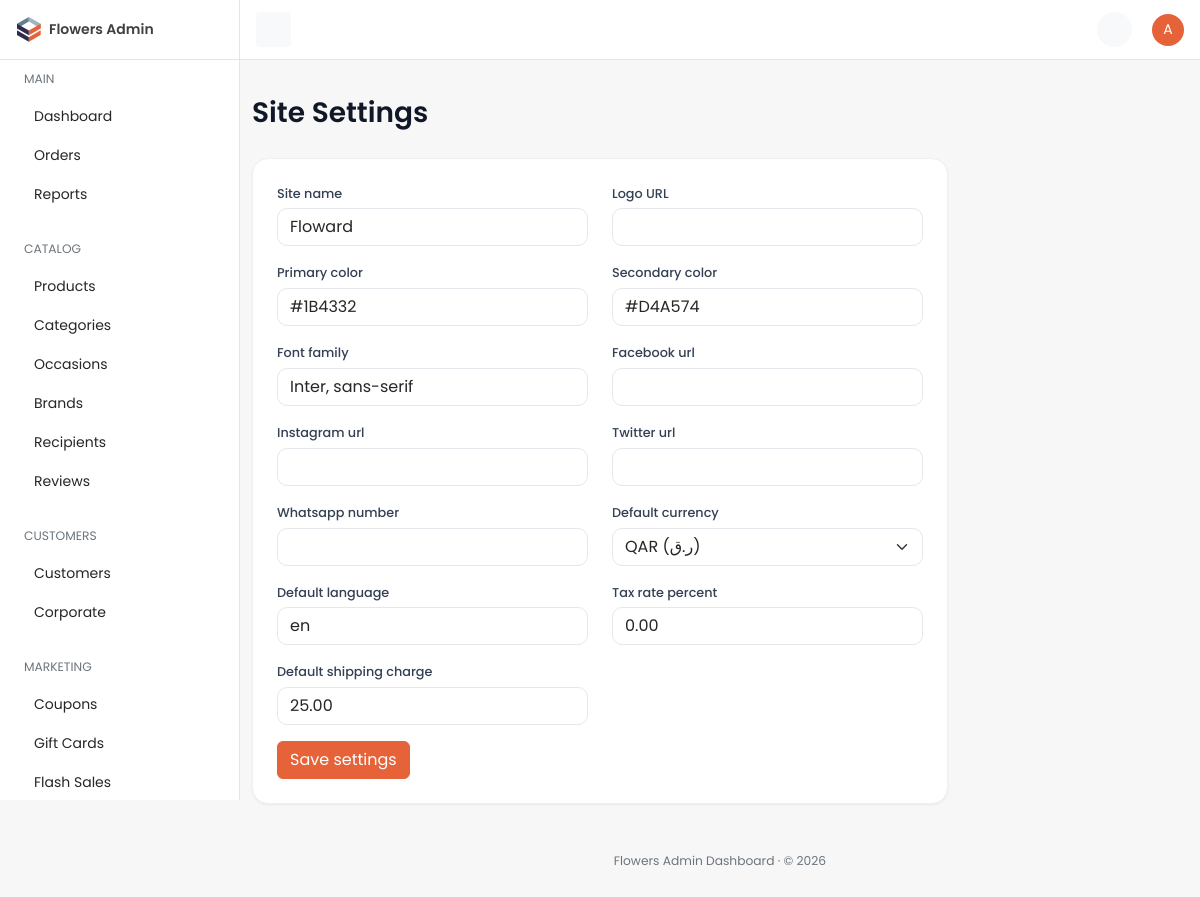
Page /dashboard/settings/ (signed in) on the committed database.
### core/models.py (models this page shows, shortened)
class TimeStampedModel(models.Model):
    created_at = models.DateTimeField(
        auto_now_add=True,
        db_index=True,
        verbose_name="Created at",
        help_text="Timestamp when this record was first created.",
    )
    updated_at = models.DateTimeField(
        auto_now=True,
        db_index=True,
        verbose_name="Updated at",
        help_text="Timestamp when this record was last modified.",
    )
    class Meta:
        abstract = True

class SiteSettings(TimeStampedModel):
    site_name = models.CharField(max_length=120, default="Floward")
    logo_url = models.URLField(blank=True, verbose_name="Logo URL")
    primary_color = models.CharField(max_length=7, default="#1B4332")
    secondary_color = models.CharField(max_length=7, default="#D4A574")
    font_family = models.CharField(max_length=120, default="Inter, sans-serif")
    facebook_url = models.URLField(blank=True)
    instagram_url = models.URLField(blank=True)
    twitter_url = models.URLField(blank=True)
    whatsapp_number = models.CharField(max_length=20, blank=True)
    default_currency = models.ForeignKey(
        Currency,
        on_delete=models.PROTECT,
        null=True,
        blank=True,
        related_name="+",
    )
    default_language = models.CharField(max_length=5, default="en")
    tax_rate_percent = models.DecimalField(max_digits=5, decimal_places=2, default=0)
    default_shipping_charge = models.DecimalField(max_digits=10, decimal_places=2, default=25)
    card_gateway_public_key_env = models.CharField(
        max_length=80,
        default="CARD_GATEWAY_PUBLIC_KEY",
        help_text="Environment variable name for the card gateway public key.",
    )
    qatar_gateway_public_key_env = models.CharField(
        max_length=80,
        default="QATAR_GATEWAY_PUBLIC_KEY",
        blank=True,
    )
    order_email_template_slug = models.CharField(max_length=80, default="order-status")
    whatsapp_template_slug = models.CharField(max_length=80, default="order-whatsapp")
    class Meta:
        verbose_name = "Site settings"
        verbose_name_plural = "Site settings"

### dashboard/views/misc.py (the view)
# urls.py: path("settings/", misc.settings_view, name="settings"),
@dashboard_required
@require_http_methods(["GET", "POST"])
def settings_view(request: HttpRequest) -> HttpResponse:
    instance = SiteSettings.objects.first()
    if request.method == "POST":
        form = forms.SiteSettingsForm(request.POST, instance=instance)
        if form.is_valid():
            form.save()
            messages.success(request, "Settings saved.")
            return redirect("dashboard:settings")
    else:
        form = forms.SiteSettingsForm(instance=instance)
    _style(form)
    return render(
        request,
        "dashboard/settings.html",
        {"nav_section": "settings", "page_title": "Settings", "form": form},
    )

### dashboard/forms.py
class SiteSettingsForm(forms.ModelForm):
    class Meta:
        model = SiteSettings
        fields = [
            "site_name",
            "logo_url",
            "primary_color",
            "secondary_color",
            "font_family",
            "facebook_url",
            "instagram_url",
            "twitter_url",
            "whatsapp_number",
            "default_currency",
            "default_language",
            "tax_rate_percent",
            "default_shipping_charge",
        ]

### cart/selectors.py (called while the page is built)
def get_cart_for_request(*, request: HttpRequest) -> Optional[Cart]:
    if hasattr(request, _CART_CACHE_ATTR):
        return getattr(request, _CART_CACHE_ATTR)
    if not request.session.session_key:
        request.session.create()
    session_key = request.session.session_key
    cart = None
    if request.user.is_authenticated and hasattr(request.user, "customer_profile"):
        cart = (
            Cart.objects.filter(customer_profile=request.user.customer_profile)
            .select_related("currency", "destination_city")
            .first()
        )
    if cart is None:
        cart = (
            Cart.objects.filter(session_key=session_key)
            .select_related("currency", "destination_city")
            .first()
        )
    setattr(request, _CART_CACHE_ATTR, cart)
    return cart

def get_cart_item_count(*, cart: Cart | None) -> int:
    if cart is None:
        return 0
    total = CartItem.objects.filter(cart=cart).aggregate(total=Sum("quantity"))["total"]
    return int(total or 0)

def get_cart_count(*, request: HttpRequest) -> int:
    cart = get_cart_for_request(request=request)
    return get_cart_item_count(cart=cart)

def get_wishlist_count(*, request: HttpRequest) -> int:
    return len(request.session.get("wishlist_ids", []))

### catalog/selectors.py (called while the page is built)
def get_category_tree() -> list:
    from catalog.models import Category
    cached = cache.get(CATEGORY_TREE_CACHE_KEY)
    if cached is not None:
        return cached
    tree = list(
        Category.objects.filter(is_active=True, parent__isnull=True)
        .prefetch_related(
            Prefetch(
                "children",
                queryset=Category.objects.filter(is_active=True).order_by("display_order", "name"),
            )
        )
        .order_by("display_order", "name")
    )
    cache.set(CATEGORY_TREE_CACHE_KEY, tree, CATEGORY_TREE_TTL)
    return tree

### core/models.py (called while the page is built)
    def __str__(self) -> str:
        return f"{self.code} ({self.symbol})"

### dashboard/templates/dashboard/settings.html (shortened to what this page needs)
{% extends "dashboard/base.html" %}
{% block page_title %}Site Settings{% endblock %}
{% block content %}
<div class="row">
  <div class="col-12 col-xl-9">
    <div class="card">
      <div class="card-body p-4">
        <form method="post" novalidate>
          <div class="row">
            {% for field in form %}
            <div class="{% if field.field.widget.input_type == 'checkbox' %}col-12{% else %}col-md-6{% endif %} mb-3">
              {% if field.field.widget.input_type == 'checkbox' %}
              <div class="form-check mt-4">{{ field }}<label class="form-check-label" for="{{ field.id_for_label }}">{{ field.label }}</label></div>
              {% else %}
              <label class="form-label" for="{{ field.id_for_label }}">{{ field.label }}</label>
              {{ field }}
              {% endif %}
            </div>
            {% endfor %}
          </div>
          <button type="submit" class="btn btn-primary">Save settings</button>
        </form>
      </div>
    </div>
  </div>
</div>
{% endblock %}

### dashboard/templates/dashboard/partials/_topbar.html (shortened to what this page needs)
{% load static %}
<nav id="topbar" class="navbar bg-white border-bottom fixed-top topbar px-3">
  <button id="toggleBtn" class="d-none d-lg-inline-flex btn btn-light btn-icon btn-sm" type="button">
  </button>
  <div>
    <ul class="list-unstyled d-flex align-items-center mb-0 gap-1">
      <li>
        <a class="position-relative btn-icon btn-sm btn-light btn rounded-circle" data-bs-toggle="dropdown"
           aria-expanded="false" href="#" role="button">
        </a>
      </li>
      <li class="ms-3 dropdown">
        <a href="#" role="button" data-bs-toggle="dropdown" aria-expanded="false">
          <span class="avatar avatar-sm avatar-primary rounded-circle">
            <span class="avatar-initials rounded-circle">{{ request.user.get_username|slice:":1"|upper }}</span>
          </span>
        </a>
      </li>
    </ul>
  </div>
</nav>

### static/dashboard/css/dashboard.css (style rules this page uses)
:root { --bs-primary: #e66239; --bs-primary-rgb: 230, 98, 57; --bs-primary-text-emphasis: #8a3a22; --bs-primary-bg-subtle: #fbe0d7; --bs-primary-border-subtle: #f5b7a4; --bs-link-color: #404040; --bs-link-color-rgb: 64, 64, 64; --bs-link-hover-color: #e66239; --bs-link-hover-color-rgb: 230, 98, 57; --bs-body-font-family: "Poppins", system-ui, -apple-system, "Segoe UI", Roboto, sans-serif; --bs-body-font-size: 0.875rem; --bs-body-color: #262626; --bs-border-color: #e5e5e5; --bs-tertiary-bg: #f5f5f5; }
body { font-family: var(--bs-body-font-family); background-color: #f7f7f8; }
.btn-primary { --bs-btn-bg: #e66239; --bs-btn-border-color: #e66239; --bs-btn-hover-bg: #cf522c; --bs-btn-hover-border-color: #c34e2a; --bs-btn-active-bg: #c34e2a; --bs-btn-active-border-color: #b84926; --bs-btn-disabled-bg: #e66239; --bs-btn-disabled-border-color: #e66239; }
a { text-decoration: none; }
.card { --bs-card-border-color: #eee; box-shadow: 0 1px 2px rgba(16, 24, 40, 0.05); }
.topbar { height: 60px; margin-left: 240px; }
.avatar { position: relative; display: inline-block; width: 3rem; height: 3rem; }
.avatar-sm { width: 2rem; height: 2rem; }
.avatar-initials { display: flex; justify-content: center; align-items: center; width: 100%; height: 100%; pointer-events: none; text-transform: uppercase; }
.avatar-primary .avatar-initials { color: #fff; background-color: #e66239; }
.btn-icon { position: relative; display: inline-flex; flex-shrink: 0; justify-content: center; align-items: center; font-size: 0.93rem; font-weight: 400; width: 2.5rem; height: 2.5rem; padding: 0; }
.btn-icon.btn-sm { font-size: 0.875rem; width: 2.1875rem; height: 2.1875rem; }
:root { --dash-ink: #101828; --dash-muted: #667085; --dash-line: #eef0f3; --dash-radius: 16px; }
.card { --bs-card-border-color: #eef0f3; border-radius: var(--dash-radius); box-shadow: 0 1px 2px rgba(16, 24, 40, 0.04), 0 1px 3px rgba(16, 24, 40, 0.03); }
.form-label { font-size: 0.8rem; font-weight: 500; color: #344054; margin-bottom: 0.35rem; }
.form-control, .form-select { border-color: #e4e7ec; border-radius: 10px; }

### rows in the picture
SiteSettings: form "Floward" "#1B4332" "#D4A574" "Inter, sans-serif" "QAR (ر.ق)" "en" "0.00" "25.00"

### other values in the picture
{{ request.user.get_username|slice:":1"|upper }} "A"
{{ field.label }} "Site name" "Logo URL" "Primary color" "Secondary color" "Font family" "Facebook url" "Instagram url" "Twitter url" "Whatsapp number" "Default currency" "Default language" "Tax rate percent" "Default shipping charge"
